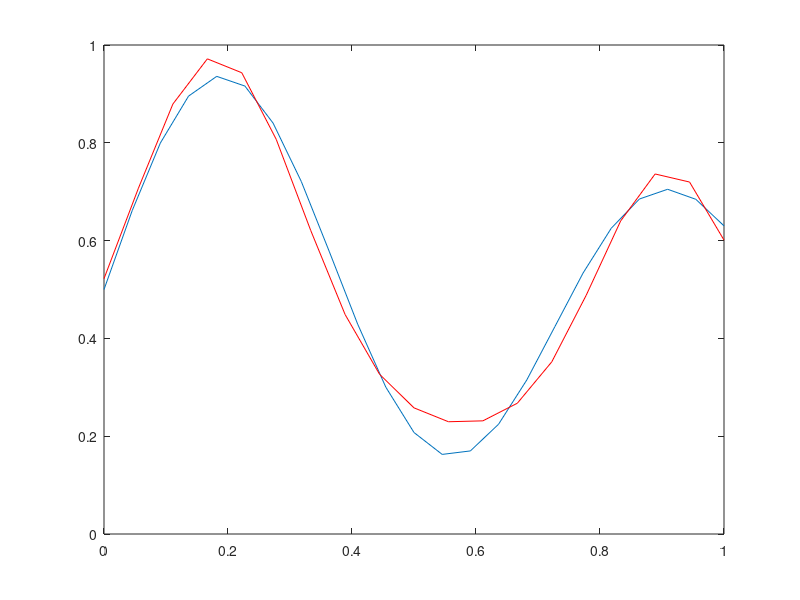

The MATLAB script that drew this image:

clear all
x = 0:1 / 22:1;
d1 = (1 + 0.6*sin(2*pi*x/0.7));
d2 = (0.3*sin(2*pi*x));

d=(d1+d2)/2;

figure(1)
plot(x,d)
hold on

c1 = 0.181818;
c2 = 0.909091;

%sigma
r1 = 0.1361;
r2 = 0.1154;

w1 = rand(1);
w2 = rand(1);
w0 = rand(1);
n = 0.1;
N = 100;

for i = 1:N
    for j = 1:length(x)
        f1 = exp(-(((x(j)-c1)^2)/(2*r1^2)));
        f2 = exp(-(((x(j)-c2)^2)/(2*r2^2)));
        y = f1*w1 + f2*w2 + w0;
        err = d(j) - y;
        % svoriai
        w1 = w1 + n*err*f1;
        w2 = w2 + n*err*f2;
        w0 = w0 + n*err;
    end
end

a = 0:1/18:1;
z = zeros(1,length(a));

for j = 1:length(a)
    f1 = exp(-(((a(j)-c1)^2)/(2*r1^2)));
    f2 = exp(-(((a(j)-c2)^2)/(2*r2^2)));
    y = f1*w1 + f2*w2 + w0;
    z(j) = y;
end

plot(a,z,'r-');




